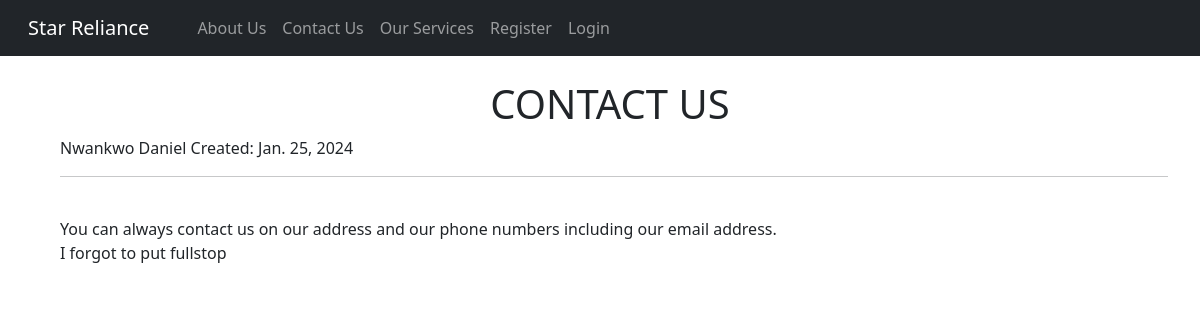
/contact_us/, run on the app's committed database.
### theblog/models.py (models this page shows, shortened)
class ContactUs(models.Model):
    body = models.TextField()
    author = models.ForeignKey(User, on_delete=models.CASCADE)
    post_date = models.DateField(auto_now_add = True)

### theblog/views.py (the view)
# urls.py: path('contact_us/', ContacttUsView.as_view(), name='contact_us'),
class ContacttUsView(ListView):
    model = ContactUs
    template_name = 'contact_us.html'
    ordering = ['-id']

### theblog/templates/contact_us.html (shortened to what this page needs)
{% extends 'base.html' %}
{% block content %}
<div class="container">
    <h1 class="text-uppercase"><center>Contact Us</center></h1>
    <ul>
        {% for post in object_list%}
             {{post.author.first_name}}
            {{post.author.last_name}}
            Created: {{post.post_date}}
            <hr>
            {{post.body|safe}}
        {% endfor%}
    </ul>
</div>
{% endblock %}

### data on the page
ContactUs: author.first_name "Nwankwo", author.last_name "Daniel", post_date "Jan. 25, 2024", body "You can always contact us on our address and our phone numbers including our email address. I forgot to put fullstop"
